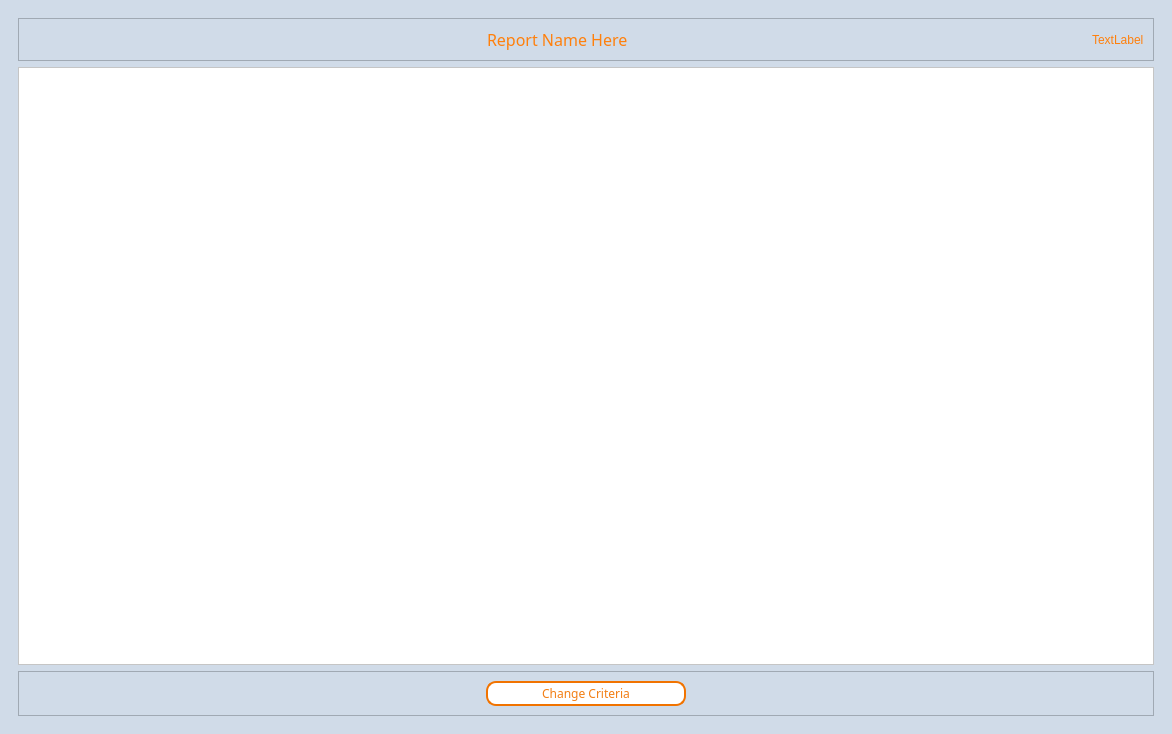
<?xml version="1.0" encoding="UTF-8"?>
<ui version="4.0">
 <class>reportwindow</class>
 <widget class="QMainWindow" name="reportwindow">
  <property name="geometry">
   <rect>
    <x>0</x>
    <y>0</y>
    <width>1172</width>
    <height>734</height>
   </rect>
  </property>
  <property name="windowTitle">
   <string>Report Title Here</string>
  </property>
  <property name="styleSheet">
   <string notr="true">background-color:#D0DBE8</string>
  </property>
  <widget class="QWidget" name="centralwidget">
   <layout class="QVBoxLayout" name="verticalLayout">
    <item>
     <widget class="QScrollArea" name="scrollArea">
      <property name="font">
       <font>
        <family>Montserrat Medium</family>
        <pointsize>13</pointsize>
       </font>
      </property>
      <property name="styleSheet">
       <string notr="true">QTableWidget{background-color: white;}
QLabel{color:#FF800C;}
QPushButton{color:#F27E14; border:2px solid #F17300; border-radius: 10px;padding:2px;background-color:white;}
QPushButton::hover{border:2px solid white; background-color:#F27E14; color:white;}</string>
      </property>
      <property name="frameShape">
       <enum>QFrame::NoFrame</enum>
      </property>
      <property name="widgetResizable">
       <bool>true</bool>
      </property>
      <widget class="QWidget" name="scrollAreaWidgetContents">
       <property name="geometry">
        <rect>
         <x>0</x>
         <y>0</y>
         <width>1150</width>
         <height>712</height>
        </rect>
       </property>
       <layout class="QVBoxLayout" name="verticalLayout_2">
        <item>
         <widget class="QFrame" name="frame">
          <property name="frameShape">
           <enum>QFrame::StyledPanel</enum>
          </property>
          <property name="frameShadow">
           <enum>QFrame::Raised</enum>
          </property>
          <layout class="QHBoxLayout" name="horizontalLayout">
           <item>
            <spacer name="horizontalSpacer">
             <property name="orientation">
              <enum>Qt::Horizontal</enum>
             </property>
             <property name="sizeHint" stdset="0">
              <size>
               <width>40</width>
               <height>20</height>
              </size>
             </property>
            </spacer>
           </item>
           <item>
            <widget class="QLabel" name="reportname">
             <property name="font">
              <font>
               <family>Montserrat Medium</family>
               <pointsize>12</pointsize>
              </font>
             </property>
             <property name="text">
              <string>Report Name Here</string>
             </property>
            </widget>
           </item>
           <item>
            <spacer name="horizontalSpacer_2">
             <property name="orientation">
              <enum>Qt::Horizontal</enum>
             </property>
             <property name="sizeHint" stdset="0">
              <size>
               <width>40</width>
               <height>20</height>
              </size>
             </property>
            </spacer>
           </item>
           <item>
            <widget class="QLabel" name="criteria_desc">
             <property name="text">
              <string>TextLabel</string>
             </property>
            </widget>
           </item>
          </layout>
         </widget>
        </item>
        <item>
         <widget class="QTableWidget" name="tableWidget">
          <property name="font">
           <font>
            <family>Montserrat Medium</family>
           </font>
          </property>
          <property name="sizeAdjustPolicy">
           <enum>QAbstractScrollArea::AdjustToContents</enum>
          </property>
          <property name="showGrid">
           <bool>true</bool>
          </property>
          <attribute name="horizontalHeaderVisible">
           <bool>false</bool>
          </attribute>
          <attribute name="horizontalHeaderHighlightSections">
           <bool>false</bool>
          </attribute>
          <attribute name="horizontalHeaderStretchLastSection">
           <bool>true</bool>
          </attribute>
          <attribute name="verticalHeaderVisible">
           <bool>true</bool>
          </attribute>
          <attribute name="verticalHeaderHighlightSections">
           <bool>false</bool>
          </attribute>
         </widget>
        </item>
        <item>
         <widget class="QFrame" name="frame_2">
          <property name="frameShape">
           <enum>QFrame::StyledPanel</enum>
          </property>
          <property name="frameShadow">
           <enum>QFrame::Raised</enum>
          </property>
          <layout class="QHBoxLayout" name="horizontalLayout_2">
           <item>
            <widget class="QPushButton" name="pushButton">
             <property name="maximumSize">
              <size>
               <width>200</width>
               <height>50</height>
              </size>
             </property>
             <property name="font">
              <font>
               <family>Montserrat Medium</family>
               <pointsize>9</pointsize>
              </font>
             </property>
             <property name="text">
              <string>Change Criteria</string>
             </property>
            </widget>
           </item>
          </layout>
         </widget>
        </item>
       </layout>
      </widget>
     </widget>
    </item>
   </layout>
  </widget>
 </widget>
 <resources/>
 <connections/>
</ui>
